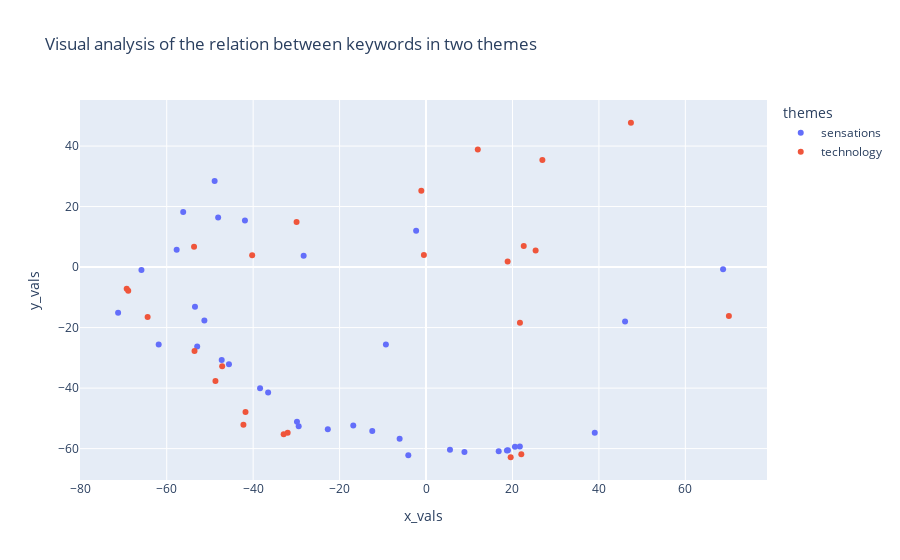

Here is the notebook cell this chart was saved with:
### Code cell
# Scatter plot documentation: https://plotly.com/python-api-reference/generated/plotly.express.scatter.html

import plotly.express as px
fig = px.scatter(merged_df, x = 'x_vals', y = 'y_vals', color='themes', hover_data=['labels', 'themes'], 
                 title='Visual analysis of the relation between keywords in two themes')
fig.show()

### Figure 1 — Plotly figure (JSON) as saved in the notebook; plotly's stock layout.template omitted (floating-point values rounded to 4 significant figures)
{"data": [{"customdata": [["voix", "sensations"], ["entendre", "sensations"], ["heureux", "sensations"], ["désir", "sensations"], ["doux", "sensations"], ["doucement", "sensations"], ["tendresse", "sensations"], ["chagrin", "sensations"], ["sentiment", "sensations"], ["sentir", "sensations"], ["souffrance", "sensations"], ["sensation", "sensations"], ["remords", "sensations"], ["las", "sensations"], ["caresse", "sensations"], ["volupté", "sensations"], ["craindre", "sensations"], ["agonie", "sensations"], ["détresse", "sensations"], ["confus", "sensations"], ["vertige", "sensations"], ["attendri", "sensations"], ["étourdi", "sensations"], ["caressant", "sensations"], ["fiévreux", "sensations"], ["excité", "sensations"], ["insomnie", "sensations"], ["inquiétant", "sensations"], ["étouffement", "sensations"], ["éblouissant", "sensations"], ["bouleverser", "sensations"], ["heurt", "sensations"], ["fatigant", "sensations"], ["grelotter", "sensations"], ["éblouir", "sensations"]], "hovertemplate": "themes=%{customdata[1]}<br>x_vals=%{x}<br>y_vals=%{y}<br>labels=%{customdata[0]}<extra></extra>", "legendgroup": "sensations", "marker": {"color": "#636efa", "symbol": "circle"}, "mode": "markers", "name": "sensations", "orientation": "v", "showlegend": true, "type": "scatter", "x": [39.04, 21.71, 20.58, 18.72, 18.95, 16.81, -38.4, -6.107, 8.887, -29.46, -4.103, -16.83, -12.44, 5.54, -45.6, -56.18, -61.86, -36.53, -22.73, -29.86, -71.25, -52.95, -53.46, -28.32, -47.27, -57.7, -48.91, -65.85, 46.06, -51.28, -9.286, -41.9, 68.73, -2.292, -48.1], "xaxis": "x", "y": [-54.74, -59.27, -59.35, -60.66, -60.54, -60.83, -40.09, -56.78, -61.13, -52.64, -62.22, -52.33, -54.19, -60.36, -32.14, 18.17, -25.62, -41.44, -53.63, -51.1, -15.13, -26.26, -13.14, 3.773, -30.7, 5.718, 28.41, -0.9448, -18.01, -17.63, -25.56, 15.41, -0.7136, 12.04, 16.39], "yaxis": "y"}, {"customdata": [["feu", "technology"], ["lumière", "technology"], ["lampe", "technology"], ["gaz", "technology"], ["foyer", "technology"], ["bougie", "technology"], ["chandelle", "technology"], ["lanterne", "technology"], ["électrique", "technology"], ["lustre", "technology"], ["électricité", "technology"], ["tige", "technology"], ["veilleuse", "technology"], ["flambeau", "technology"], ["torche", "technology"], ["bougeoir", "technology"], ["falot", "technology"], ["fanal", "technology"], ["réverbère", "technology"], ["phare", "technology"], ["allumette", "technology"], ["chandelier", "technology"], ["candélabre", "technology"], ["quinquet", "technology"], ["lampion", "technology"]], "hovertemplate": "themes=%{customdata[1]}<br>x_vals=%{x}<br>y_vals=%{y}<br>labels=%{customdata[0]}<extra></extra>", "legendgroup": "technology", "marker": {"color": "#EF553B", "symbol": "circle"}, "mode": "markers", "name": "technology", "orientation": "v", "showlegend": true, "type": "scatter", "x": [22.04, 19.59, -69.26, -41.77, -32.94, -42.25, -32.01, -48.72, 21.73, 11.98, -68.9, 70.08, -40.23, -53.57, -47.17, -29.95, 25.35, 47.41, -64.41, 18.88, 22.61, -53.67, 26.92, -1.092, -0.4919], "xaxis": "x", "y": [-61.89, -62.85, -7.16, -47.92, -55.28, -52.09, -54.77, -37.64, -18.37, 38.89, -7.788, -16.2, 3.921, -27.7, -32.77, 14.91, 5.491, 47.7, -16.52, 1.855, 6.995, 6.716, 35.39, 25.19, 3.962], "yaxis": "y"}], "layout": {"legend": {"title": {"text": "themes"}, "tracegroupgap": 0}, "title": {"text": "Visual analysis of the relation between keywords in two themes"}, "xaxis": {"anchor": "y", "domain": [0, 1], "title": {"text": "x_vals"}}, "yaxis": {"anchor": "x", "domain": [0, 1], "title": {"text": "y_vals"}}}}
